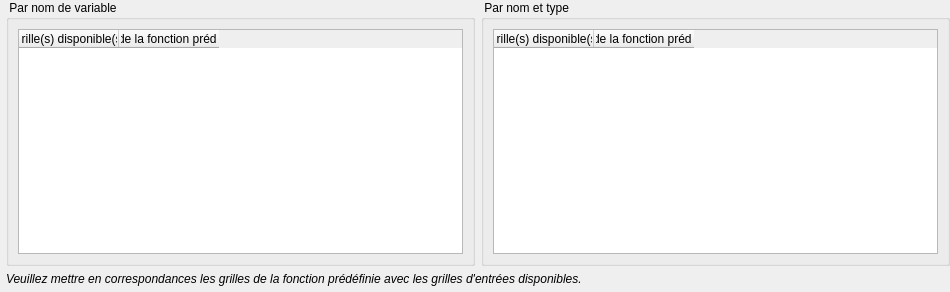
<?xml version="1.0" encoding="UTF-8"?>
<ui version="4.0">
 <class>PredefinedMapperConfiguration</class>
 <widget class="QWidget" name="PredefinedMapperConfiguration">
  <property name="geometry">
   <rect>
    <x>0</x>
    <y>0</y>
    <width>950</width>
    <height>292</height>
   </rect>
  </property>
  <property name="minimumSize">
   <size>
    <width>950</width>
    <height>0</height>
   </size>
  </property>
  <property name="maximumSize">
   <size>
    <width>16777215</width>
    <height>16777215</height>
   </size>
  </property>
  <property name="windowTitle">
   <string>Mettre en correspondance les entrées</string>
  </property>
  <layout class="QVBoxLayout" name="verticalLayout_3">
   <property name="leftMargin">
    <number>6</number>
   </property>
   <property name="topMargin">
    <number>0</number>
   </property>
   <property name="rightMargin">
    <number>0</number>
   </property>
   <property name="bottomMargin">
    <number>6</number>
   </property>
   <item>
    <layout class="QHBoxLayout" name="horizontalLayout_2">
     <property name="rightMargin">
      <number>0</number>
     </property>
     <item>
      <widget class="QGroupBox" name="groupBoxMapperVar">
       <property name="title">
        <string> Par nom de variable </string>
       </property>
       <layout class="QVBoxLayout" name="verticalLayout_2">
        <item>
         <widget class="QTableWidget" name="tableWidgetVar">
          <property name="selectionMode">
           <enum>QAbstractItemView::NoSelection</enum>
          </property>
          <attribute name="verticalHeaderVisible">
           <bool>false</bool>
          </attribute>
          <column>
           <property name="text">
            <string>Grille(s) disponible(s)</string>
           </property>
          </column>
          <column>
           <property name="text">
            <string>Issu de la fonction prédéfinie</string>
           </property>
          </column>
         </widget>
        </item>
       </layout>
      </widget>
     </item>
     <item>
      <widget class="QGroupBox" name="groupBoxMapperNameAndType">
       <property name="title">
        <string> Par nom et type </string>
       </property>
       <layout class="QVBoxLayout" name="verticalLayout">
        <item>
         <widget class="QTableWidget" name="tableWidgetNameAndType">
          <property name="selectionMode">
           <enum>QAbstractItemView::NoSelection</enum>
          </property>
          <attribute name="verticalHeaderVisible">
           <bool>false</bool>
          </attribute>
          <column>
           <property name="text">
            <string>Grille(s) disponible(s)</string>
           </property>
          </column>
          <column>
           <property name="text">
            <string>Issu de la fonction prédéfinie</string>
           </property>
          </column>
         </widget>
        </item>
       </layout>
      </widget>
     </item>
    </layout>
   </item>
   <item>
    <widget class="QLabel" name="label">
     <property name="text">
      <string>&lt;html&gt;&lt;head/&gt;&lt;body&gt;&lt;p&gt;&lt;span style=&quot; font-style:italic;&quot;&gt;Veuillez mettre en correspondances les grilles de la fonction prédéfinie avec les grilles d'entrées disponibles.&lt;/span&gt;&lt;/p&gt;&lt;/body&gt;&lt;/html&gt;</string>
     </property>
    </widget>
   </item>
  </layout>
 </widget>
 <resources/>
 <connections/>
</ui>
